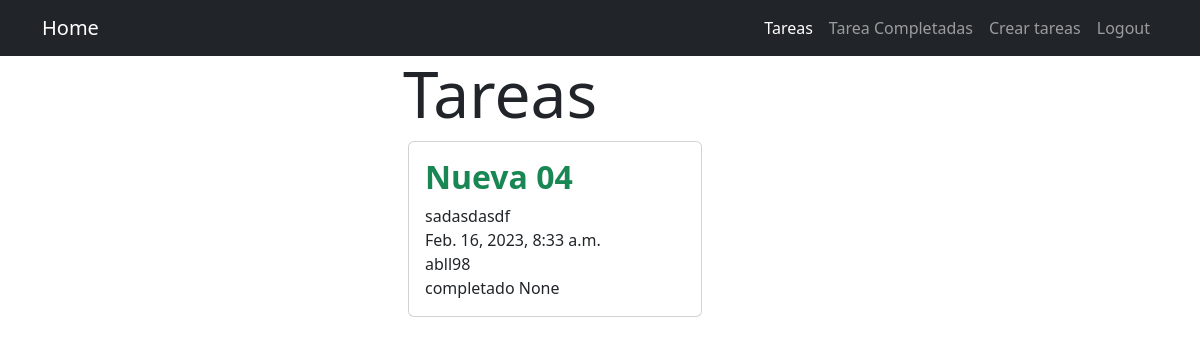
The app's page /tarea (signed in), older data.
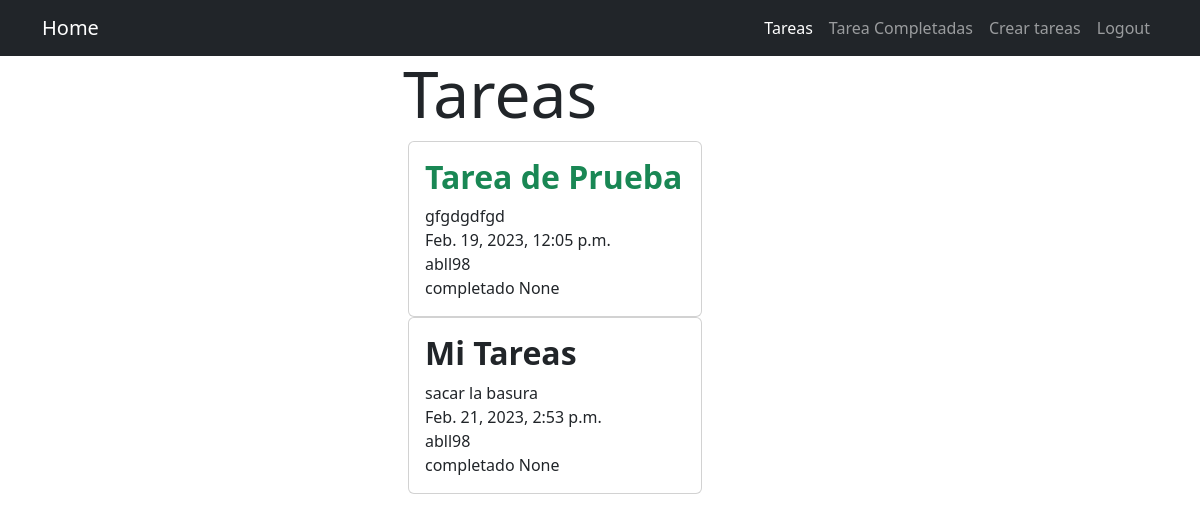
The same page, newer data.
### tarea_app/models.py (models this page shows, shortened)
class Tareamodel(models.Model): #Tarea es el nombre de la tabla en la base de datos
    titulo = models.CharField(max_length=100) #titulo es el nombre de la columna en la base de datos
    descripcion = models.TextField(blank=True) #descripcion es el nombre de la columna en la base de datos
    created = models.DateTimeField(auto_now_add=True) #created es el nombre de la columna en la base de datos
    datecompleted = models.DateTimeField(null=True, blank=True) #datecompleted es el nombre de la columna en la base de datos
    important =  models.BooleanField(default=False) #important es el nombre de la columna en la base de datos
    user =  models.ForeignKey(User, on_delete=models.CASCADE) #user es el nombre de la columna en la base de datos y es una llave foranea que hace referencia a la tabla User de la base de datos

### login_app/views.py (the view)
# urls.py: path('tarea', views.tarea, name="tarea"),
@login_required  # decoramos la vista tarea
def tarea(request):  # creamos la vista tarea
    tareas = Tareamodel.objects.filter(
        user=request.user, datecompleted__isnull=True)
    return render(request, "tarea.html", {'tareas': tareas})

### login_app/templates/tarea.html (shortened to what this page needs)
{% extends 'base.html' %}
{% block content %}
    <div class="col-md-4 offset-md-3">
        <h1 class=" display-3 text-center">Tareas</h1>
    </div>
{% for x in tareas %}
<div class="row">
    <div class="col-md-6 offset-md-4">
    <div class="card  card-body w-50 p-3 ">
        <a class="list-group-item" href=" {% url 'obtener_tareas' x.id %}"> {% comment "datos" %} genera el id de manera automatica {% endcomment %}
        {% if x.important %}
         <h2 class="fw-bold text-success">{{x.titulo}}</h2>
         {% else %}
            <h2 class="fw-bold">{{x.titulo}}</h2>
        {% endif %}
        <li class="list-group-item">{{x.descripcion}}</li>
        <li class="list-group-item">{{x.created}}</li>
        <li class="list-group-item">{{x.user.username}}</li>
        <li class="list-group-item"> completado {{x.datecompleted}}</li>
        </a>
</div>
</div>
</div>
    {%endfor%}
{% endblock %}

### login_app/templates/base.html (shortened to what this page needs)
<!DOCTYPE html>
<html lang="en">
<head>
  <link href="https://cdn.jsdelivr.net/npm/bootstrap@5.2.1/dist/css/bootstrap.min.css" rel="stylesheet"
>
</head>
<body>
  <header>
    <div>
    <nav class="navbar navbar-expand-lg bg-dark navbar-dark">
      <div class="container">
        <a class="navbar-brand" href="{% url 'home' %}">Home</a>
        <div class="collapse navbar-collapse" id="navbarNav">
          <ul class="navbar-nav ms-auto">
            {% if user.is_authenticated %}
            <li class="nav-item">
              <a class="nav-link active" aria-current="page" href="{% url 'tarea' %}">Tareas</a>
            </li>
            <li class="nav-item">
              <a class="nav-link" href="{% url 'tarea_complet' %}">Tarea Completadas</a>
            </li>
            <li class="nav-item">
              <a class="nav-link" href="{% url 'Tareas' %}">Crear tareas</a>
            </li>
            <li class="nav-item">
              <a class="nav-link" href="{% url 'cerrar_sesion' %}">Logout</a>
            </li>
            {% endif %}
          </ul>
        </div>
      </div>
    </nav>
  </header>
  {% block content %}
  {% endblock %}
</body>
</html>

Row changes from the older to the newer data that the page shows:
removed Tareamodel: titulo "Nueva 04", descripcion "sadasdasdf", created "Feb. 16, 2023, 8:33 a.m.", user.username "abll98", datecompleted "None"
added Tareamodel: titulo "Tarea de Prueba", descripcion "gfgdgdfgd", created "Feb. 19, 2023, 12:05 p.m.", user.username "abll98", datecompleted "None"
added Tareamodel: titulo "Mi Tareas", descripcion "sacar la basura", created "Feb. 21, 2023, 2:53 p.m.", user.username "abll98", datecompleted "None"
